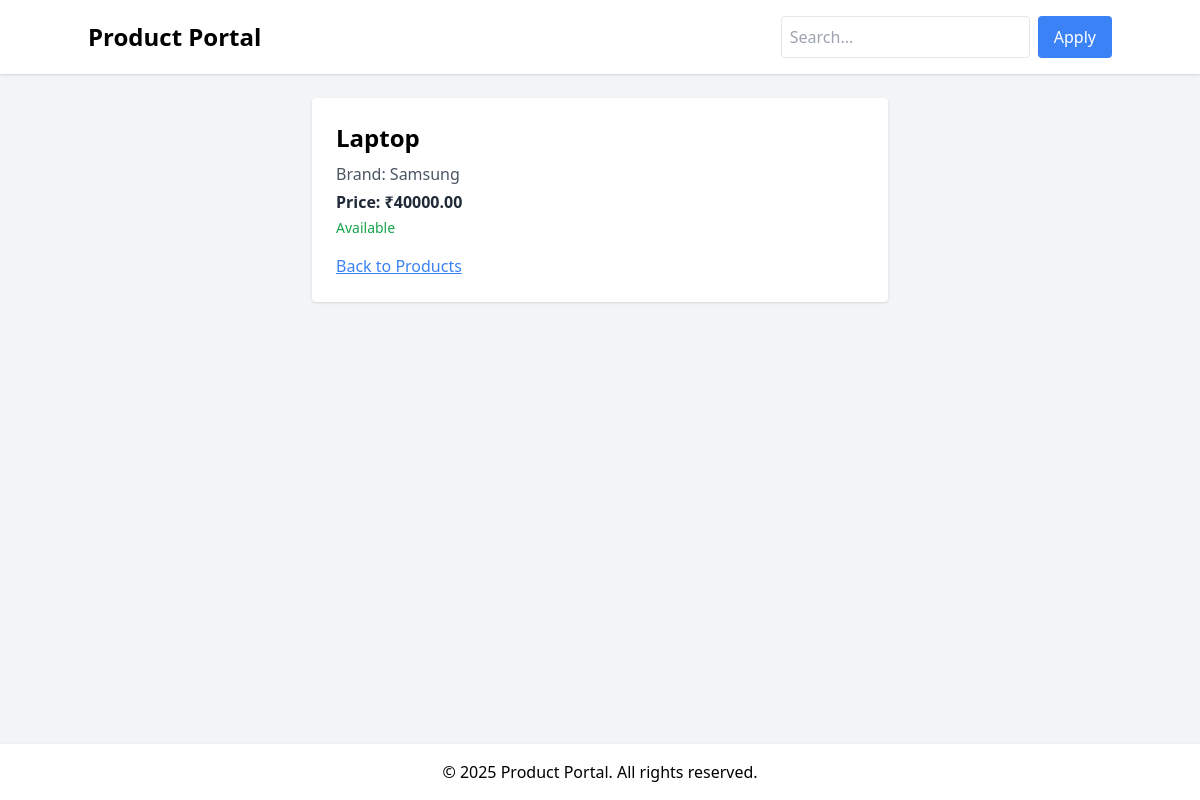
Screenshot of /product/2/ with the database file from the repository.
### products/models.py (models this page shows, shortened)
class Product(models.Model):
    name = models.CharField(max_length=100)
    description = models.TextField(blank=True, null=True)   # allow null
    price = models.DecimalField(max_digits=8, decimal_places=2)
    stock = models.IntegerField(default=0)
    brand = models.CharField(max_length=50, null=True, blank=True)
    is_available = models.BooleanField(default=True)
    created_at = models.DateTimeField(default=timezone.now)  # safe default

### products/views.py (the view)
# urls.py: path('product/<int:pk>/', views.product_detail, name='product-detail'),
def product_detail(request, pk):
    product = get_object_or_404(Product, pk=pk)
    return render(request, 'products/product_detail.html', {'product': product})

### products/templates/products/product_detail.html (shortened to what this page needs)
{% extends "products/Layout/base.html" %}
{% block content %}
<div class="bg-white p-6 rounded shadow max-w-xl mx-auto">
    <h1 class="text-2xl font-bold mb-2">{{ product.name }}</h1>
    <p class="text-gray-600 mb-1">Brand: {{ product.brand }}</p>
    <p class="text-gray-800 font-semibold mb-1">Price: ₹{{ product.price }}</p>
    <p class="text-sm {% if product.is_available %}text-green-600{% else %}text-red-600{% endif %} mb-4">
        {% if product.is_available %}Available{% else %}Unavailable{% endif %}
    </p>
    <a href="{% url 'home' %}" class="text-blue-500 underline">Back to Products</a>
</div>
{% endblock %}

### rows the page displays
Product: name "Laptop", brand "Samsung", price "40000.00"
